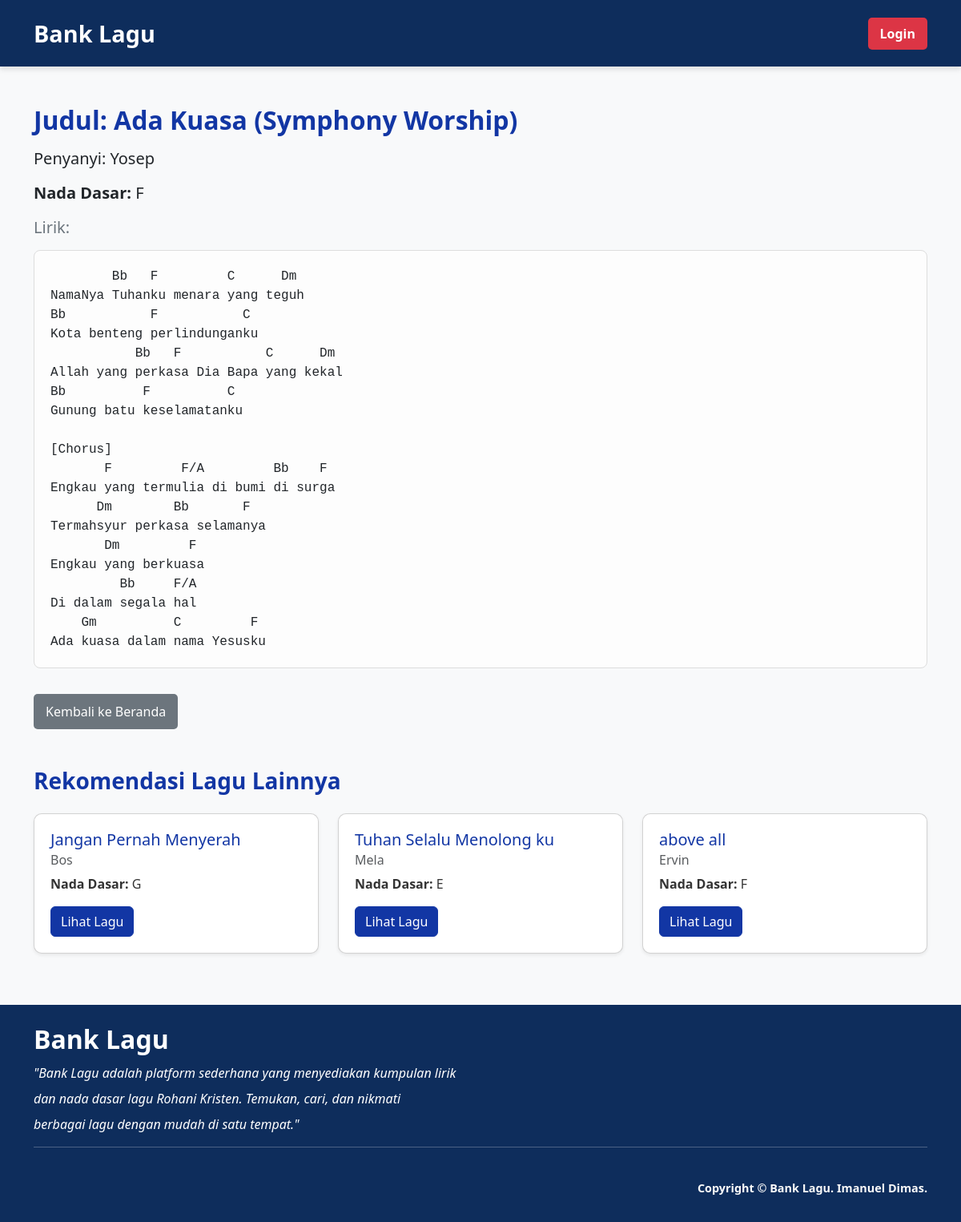
The page /lagu.php?id=9 on the database its author committed.
### tables this page shows
CREATE TABLE `lagu` (
  `id` int NOT NULL,
  `judul` varchar(100) NOT NULL,
  `penyanyi` varchar(100) NOT NULL,
  `lirik` text NOT NULL,
  `nada_dasar` varchar(20) NOT NULL,
  `created_at` timestamp NULL DEFAULT CURRENT_TIMESTAMP
);

### lagu.php (the view, shortened to what this page needs)
<?php
include './admin/koneksi.php';
if (isset($_GET['id'])) {
    $id = $_GET['id'];
    $query = "SELECT * FROM lagu WHERE id='$id'";
    $result = mysqli_query($conn, $query);
    $lagu = mysqli_fetch_assoc($result);
} else {
    echo "<div class='alert alert-danger'>ID lagu tidak ditemukan!</div>";
    exit();
}
$rekomendasi_query = "SELECT * FROM lagu WHERE id != '$id' LIMIT 3";
$rekomendasi_result = mysqli_query($conn, $rekomendasi_query);
?>
<!DOCTYPE html>
<html lang="en">
<head>
    <link href="https://cdn.jsdelivr.net/npm/bootstrap@5.3.0/dist/css/bootstrap.min.css" rel="stylesheet">
    <link rel="stylesheet" href="lagu.css">
</head>
<body>
<nav class="navbar navbar-expand-lg navbar-dark">
    <div class="container">
        <a class="navbar-brand" href="index.php">Bank Lagu</a>
        <div class="collapse navbar-collapse" id="navbarNav">
            <a href="./admin/admin_login.php" class="btn btn-danger">Login</a>
        </div>
    </div>
</nav>
<div class="container mt-5">
    <h2 class="mb-3 lagu-title">Judul: <?php echo htmlspecialchars($lagu['judul']); ?></h2>
    <h4 class="mb-3 lagu-info">Penyanyi: <?php echo htmlspecialchars($lagu['penyanyi']); ?></h4>
    <p class="mb-3 lagu-info"><strong>Nada Dasar:</strong> <?php echo htmlspecialchars($lagu['nada_dasar']); ?></p>
    <h5 class="mb-3 text-secondary">Lirik:</h5>
    <pre class="lirik-box"><?php echo htmlspecialchars($lagu['lirik']); ?></pre>
    <a href="index.php" class="btn btn-back mt-3">Kembali ke Beranda</a>
    <h3 class="mt-5 rekomendasi-title">Rekomendasi Lagu Lainnya</h3>
    <div class="row mt-4 rekomendasi-row">
    <?php while ($rekomendasi = mysqli_fetch_assoc($rekomendasi_result)) { ?>
        <div class="col-md-4 mb-3">
            <div class="card shadow-sm rekomendasi-card">
                <div class="card-body">
                    <h5 class="card-title"><?php echo htmlspecialchars($rekomendasi['judul']); ?></h5>
                    <h6 class="card-subtitle mb-2 text-muted"><?php echo htmlspecialchars($rekomendasi['penyanyi']); ?></h6>
                    <p class="card-text"><strong>Nada Dasar:</strong> <?php echo htmlspecialchars($rekomendasi['nada_dasar']); ?></p>
                    <a href="lagu.php?id=<?php echo $rekomendasi['id']; ?>" class="btn btn-primary">Lihat Lagu</a>
                </div>
            </div>
        </div>
        <?php } ?>
    </div>
</div>
<footer class=" text-white py-4 mt-5">
    <div class="container">
        <h3>Bank Lagu</h3>
        <p>"Bank Lagu adalah platform sederhana yang menyediakan kumpulan lirik</p>
        <p> dan nada dasar lagu Rohani Kristen. Temukan, cari, dan nikmati </p>
        <p>berbagai lagu dengan mudah di satu tempat."</p>
        <hr>
        <div class="d-flex justify-content-end pt-4 flex-column flex-md-row">
        <p class="copyright">Copyright &copy; <span id="year"></span> Bank Lagu. Imanuel Dimas.</p>
        </div>
    </div>
</footer>
</body>
</html>

### lagu.css (style rules this page uses)
body { background-color: #f8f9fa; }
.navbar { background-color: #0e2d5c !important; padding: 15px 0; box-shadow: 0px 4px 6px rgba(0, 0, 0, 0.1); position: -webkit-sticky; position: sticky; top: 0; z-index: 1000; }
.navbar-brand { font-size: 1.8rem; font-weight: bold; color: #fff !important; }
.btn-danger { background-color: #dc3545; border: none; padding: 8px 15px; font-weight: bold; border-radius: 5px; transition: 0.3s; }
.lagu-title { font-size: 2rem; color: #1236a4; font-weight: bold; margin-bottom: 1rem; }
.lagu-info { font-size: 1.25rem; margin-bottom: 0.75rem; }
.lirik-box { background-color: #fefefed1; padding: 20px; border-radius: 8px; border: 1px solid #ddd; font-family: "Courier New", Courier, monospace; white-space: pre-wrap; word-wrap: break-word; font-size: 1rem; }
.btn-back { background-color: #6c757d; color: white; border: none; padding: 10px 15px; text-decoration: none; border-radius: 5px; transition: background-color 0.3s ease; }
.rekomendasi-title { font-size: 1.75rem; color: #1236a4; font-weight: bold; margin-bottom: 1rem; }
.rekomendasi-card { border-radius: 10px; box-shadow: 0 4px 10px rgba(0, 0, 0, 0.1); overflow: hidden; }
.rekomendasi-card .card-body { padding: 20px; }
.rekomendasi-card .card-title { font-size: 1.25rem; color: #1236a4; }
.rekomendasi-card .card-subtitle { font-size: 1rem; color: #6c757d; }
.rekomendasi-card .card-text { font-size: 1rem; color: #333; }
.rekomendasi-card .btn-primary { background-color: #1236a4; border-color: #1236a4; }
.rekomendasi-row { margin-top: 2rem; }
footer { background-color: #0e2d5c; color: white; padding: 20px 0; position: relative; bottom: 0; width: 100%; }
footer h3 { font-size: 2rem; margin-bottom: 10px; font-weight: bold; }
footer p { font-size: 1rem; font-style: italic; margin-bottom: 8px; }
footer .copyright { color: #f9f9f9; font-size: 0.9rem; font-style: normal; font-weight: bolder; }

### rows shown on the page
lagu: judul "Ada Kuasa (Symphony Worship)", penyanyi "Yosep", nada_dasar "F", lirik "Bb F C Dm NamaNya Tuhanku menara yang teguh Bb F C Kota benteng perlindunganku Bb F C Dm Allah yang perkasa Dia Bapa yang kekal Bb F C Gunung batu keselamatanku [Chorus] F F/A Bb F Engkau yang termulia di bumi di surga Dm Bb F Termahsyur perkasa selamanya Dm F Engkau yang berkuasa Bb F/A Di dalam segala hal Gm C F Ada kuasa dalam nama Yesusku"
lagu: judul "Jangan Pernah Menyerah", penyanyi "Bos", nada_dasar "G"
lagu: judul "Tuhan Selalu Menolong ku", penyanyi "Mela", nada_dasar "E"
lagu: judul "above all", penyanyi "Ervin", nada_dasar "F"
